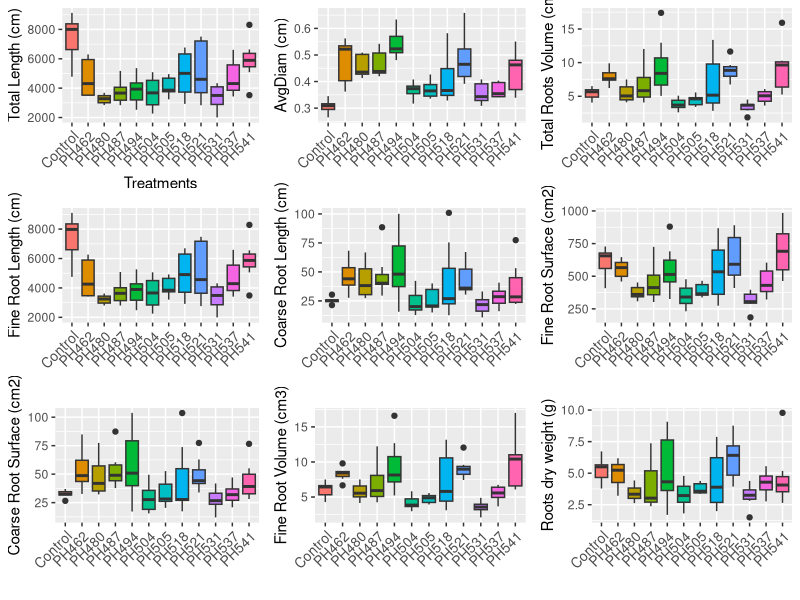
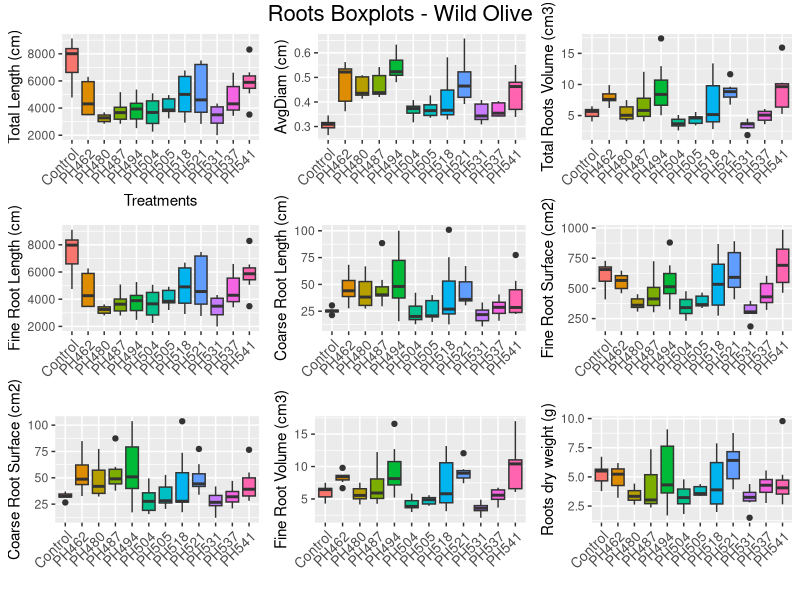

Source code (R) for these figures, in order:
################################################################################

#                      1_4 cREATE BOXPLOTS

################################################################################
library(ggplot2); library(gridExtra); library(grid); library(readr)
result_df  <- read_csv("./DATAFRAMES/result_df_Weight.csv")

result_df$...1 <- NULL

data <- result_df

# Converti la colonna treatment in un fattore
data$treatment <- factor(data$treatment)

# Definizione dei colori desiderati per PC e NI
# colors <- c("PC" = "lightcoral", "NI" = "lightblue")

## This is the plot from which I extract the legend.
# leg <- ggplot(data, aes(x = treatment, y = length, fill = treatment)) +
#   geom_boxplot() +
#   labs(x = "", y = "Length (cm)") +
#   theme(axis.text.x = element_text(angle = 45, hjust = 1, size = 10)) +
#   guides(fill = guide_legend(ncol = 3, title = "Treatment")) +
#   # scale_fill_manual(values = colors) +
#   theme(legend.position = "bottom")

# Extract the legend from one of the graphs.
# legend <- cowplot::get_legend(leg)

# Creazione della lista di grafici
plots <- list()

variables <- colnames(data[,3:11])

# Ciclo for per creare i grafici
for (var in variables) {
  plot <- ggplot(data, aes_string(x = "treatment", y = var, fill = "treatment")) +
    geom_boxplot(show.legend = FALSE) +
    labs(x = ifelse(var == "length", "Treatments", ""), 
         y = switch(var,
                    "length" = "Total Length (cm)",
                    "avgDiam" = "AvgDiam (cm)",#
                    "rootVolume" = "Total Roots Volume (cm3)",
                    "FRL" = "Fine Root Length (cm)", #
                    "CRL" = "Coarse Root Length (cm)", #
                    "FRS" = "Fine Root Surface (cm2)", #
                    "CRS" = "Coarse Root Surface (cm2)", #
                    "FVOL" = "Fine Root Volume (cm3)", # 
                    "weight" = "Roots dry weight (g)")) +
    theme(axis.text.x = element_text(angle = 45, hjust = 1, size = 10)) 
    # scale_fill_manual(values = colors) +
    # theme(legend.position = "none")
  
  plots[[var]] <- plot
}

# Posizionamento della legenda nella griglia
grid1 <- grid.arrange(arrangeGrob(grobs = plots, ncol = 3))

# Aggiunta del titolo al grafico composto
grid1 <- grid.arrange(grobs = list(grid1), top = textGrob("Roots Boxplots - Wild Olive", gp = gpar(fontsize = 16)))

# Specifies the path to save
file_path <- "./GRAPHS/boxPlots_olivastro.png"

# Save the grid as a PNG file.
ggsave(file_path, grid1, width = 16, height = 12, dpi = 700)
